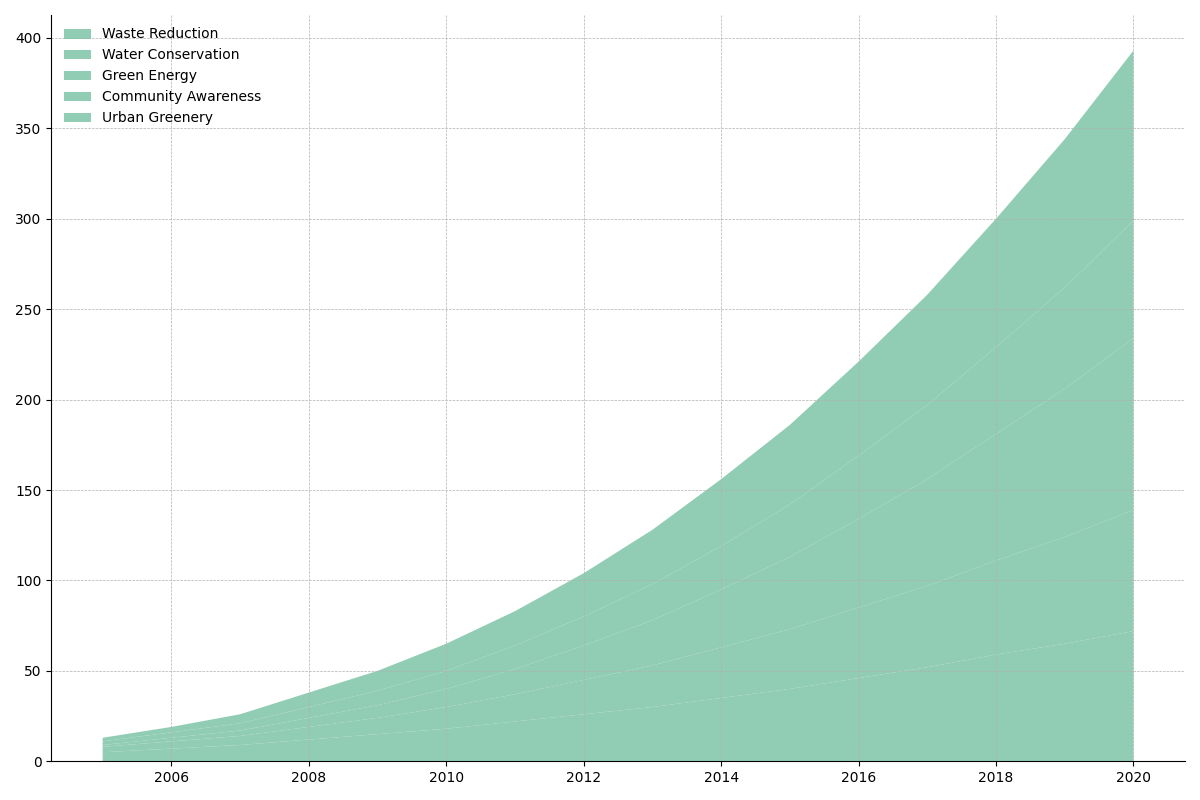

Generate this figure with Python:
import matplotlib.pyplot as plt
import numpy as np

years = np.arange(2005, 2021)
waste_reduction = [5, 7, 9, 12, 15, 18, 22, 26, 30, 35, 40, 46, 52, 59, 65, 72]
water_conservation = [3, 4, 5, 7, 9, 12, 15, 19, 23, 28, 33, 39, 45, 52, 59, 67]
green_energy = [1, 2, 3, 5, 7, 10, 14, 19, 25, 32, 40, 49, 59, 70, 82, 95]
community_awareness = [2, 3, 4, 6, 8, 10, 13, 16, 20, 24, 29, 35, 41, 48, 56, 65]
urban_greenery = [2, 3, 5, 8, 11, 15, 19, 24, 30, 37, 44, 52, 61, 71, 82, 94]

sustainability_efforts = np.vstack([waste_reduction, water_conservation, green_energy, community_awareness, urban_greenery])

fig, ax = plt.subplots(figsize=(12, 8))

# Use a single color consistently across all data groups
ax.stackplot(years, sustainability_efforts, colors=['#76C1A1'], alpha=0.8)

# Adding grid lines
ax.grid(True, which='both', linestyle='--', linewidth=0.5)

# Modifying edges of the plot
ax.spines['top'].set_visible(False)
ax.spines['right'].set_visible(False)

# Adding legend with modified positioning
ax.legend(['Waste Reduction', 'Water Conservation', 'Green Energy',
           'Community Awareness', 'Urban Greenery'], loc='upper left', frameon=False)

plt.tight_layout()
plt.show()
